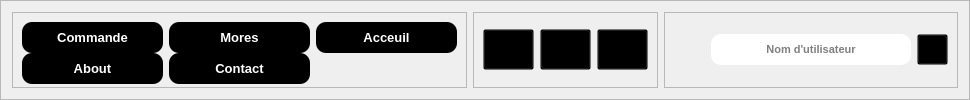
        <widget class="QFrame" name="frame">
         <property name="minimumSize">
          <size>
           <width>0</width>
           <height>100</height>
          </size>
         </property>
         <property name="maximumSize">
          <size>
           <width>16777215</width>
           <height>100</height>
          </size>
         </property>
         <property name="frameShape">
          <enum>QFrame::StyledPanel</enum>
         </property>
         <property name="frameShadow">
          <enum>QFrame::Raised</enum>
         </property>
         <layout class="QGridLayout" name="gridLayout_6">
          <item row="0" column="1">
           <widget class="QFrame" name="frame_8">
            <property name="frameShape">
             <enum>QFrame::StyledPanel</enum>
            </property>
            <property name="frameShadow">
             <enum>QFrame::Raised</enum>
            </property>
            <layout class="QHBoxLayout" name="horizontalLayout">
             <item>
              <widget class="QPushButton" name="voulume_moins_pushButton_5">
               <property name="minimumSize">
                <size>
                 <width>51</width>
                 <height>41</height>
                </size>
               </property>
               <property name="maximumSize">
                <size>
                 <width>51</width>
                 <height>41</height>
                </size>
               </property>
               <property name="toolTip">
                <string>Volume -</string>
               </property>
               <property name="styleSheet">
                <string notr="true">QPushButton{

	background-color: transparent;
border-color:none;
}
QPushButton:pressed{
background-color: rgb(199, 199, 199);
border-color:none;
border-radius:10px;
}</string>
               </property>
               <property name="text">
                <string/>
               </property>
               <property name="icon">
                <iconset>
                 <normaloff>images/icons8-voice-48.png</normaloff>images/icons8-voice-48.png</iconset>
               </property>
               <property name="iconSize">
                <size>
                 <width>40</width>
                 <height>40</height>
                </size>
               </property>
              </widget>
             </item>
             <item>
              <widget class="QPushButton" name="volume_mute_pushButton_6">
               <property name="minimumSize">
                <size>
                 <width>51</width>
                 <height>41</height>
                </size>
               </property>
               <property name="maximumSize">
                <size>
                 <width>51</width>
                 <height>41</height>
                </size>
               </property>
               <property name="toolTip">
                <string>volume mute</string>
               </property>
               <property name="styleSheet">
                <string notr="true">QPushButton{

	background-color: transparent;
border-color:none;
}
QPushButton:pressed{
background-color: rgb(199, 199, 199);
border-color:none;
border-radius:10px;
}</string>
               </property>
               <property name="text">
                <string/>
               </property>
               <property name="icon">
                <iconset>
                 <normaloff>images/icons8-no-audio-40.png</normaloff>images/icons8-no-audio-40.png</iconset>
               </property>
               <property name="iconSize">
                <size>
                 <width>30</width>
                 <height>30</height>
                </size>
               </property>
              </widget>
             </item>
             <item>
              <widget class="QPushButton" name="volume_plus_pushButton_7">
               <property name="minimumSize">
                <size>
                 <width>51</width>
                 <height>41</height>
                </size>
               </property>
               <property name="maximumSize">
                <size>
                 <width>51</width>
                 <height>41</height>
                </size>
               </property>
               <property name="toolTip">
                <string>Volume +</string>
               </property>
               <property name="styleSheet">
                <string notr="true">QPushButton{

	background-color: transparent;
border-color:none;
}
QPushButton:pressed{
background-color: rgb(199, 199, 199);
border-color:none;
border-radius:10px;
}</string>
               </property>
               <property name="text">
                <string/>
               </property>
               <property name="icon">
                <iconset>
                 <normaloff>images/icons8-voice-48.png</normaloff>images/icons8-voice-48.png</iconset>
               </property>
               <property name="iconSize">
                <size>
                 <width>40</width>
                 <height>40</height>
                </size>
               </property>
              </widget>
             </item>
            </layout>
           </widget>
          </item>
          <item row="0" column="2" alignment="Qt::AlignRight">
           <widget class="QFrame" name="frame_9">
            <property name="frameShape">
             <enum>QFrame::StyledPanel</enum>
            </property>
            <property name="frameShadow">
             <enum>QFrame::Raised</enum>
            </property>
            <layout class="QGridLayout" name="gridLayout_8">
             <item row="0" column="0">
              <widget class="QLabel" name="label">
               <property name="minimumSize">
                <size>
                 <width>31</width>
                 <height>31</height>
                </size>
               </property>
               <property name="maximumSize">
                <size>
                 <width>31</width>
                 <height>31</height>
                </size>
               </property>
               <property name="text">
                <string/>
               </property>
               <property name="pixmap">
                <pixmap>images/icons8-username-48.png</pixmap>
               </property>
               <property name="scaledContents">
                <bool>true</bool>
               </property>
              </widget>
             </item>
             <item row="0" column="1">
              <widget class="QLineEdit" name="utilisateur_lineEdit">
               <property name="minimumSize">
                <size>
                 <width>200</width>
                 <height>31</height>
                </size>
               </property>
               <property name="maximumSize">
                <size>
                 <width>300</width>
                 <height>31</height>
                </size>
               </property>
               <property name="font">
                <font>
                 <family>Arial</family>
                 <pointsize>8</pointsize>
                 <weight>75</weight>
                 <bold>true</bold>
                </font>
               </property>
               <property name="styleSheet">
                <string notr="true">QLineEdit{
background-color: rgb(255, 255, 255);
	color: rgb(0, 0, 0);

border-radius:10px;
}

QLineEdit:focus{

border-color:2px #3cfff9;
}</string>
               </property>
               <property name="text">
                <string/>
               </property>
               <property name="alignment">
                <set>Qt::AlignCenter</set>
               </property>
               <property name="placeholderText">
                <string>Nom d'utilisateur</string>
               </property>
              </widget>
             </item>
             <item row="0" column="2">
              <widget class="QPushButton" name="enregistre_pushButton_8">
               <property name="minimumSize">
                <size>
                 <width>31</width>
                 <height>31</height>
                </size>
               </property>
               <property name="maximumSize">
                <size>
                 <width>31</width>
                 <height>31</height>
                </size>
               </property>
               <property name="layoutDirection">
                <enum>Qt::LeftToRight</enum>
               </property>
               <property name="styleSheet">
                <string notr="true">QPushButton{

	background-color: transparent;
border-color:none;
}
QPushButton:pressed{
border-radius:10px;
	background-color: rgb(203, 203, 203);
}</string>
               </property>
               <property name="text">
                <string/>
               </property>
               <property name="icon">
                <iconset>
                 <normaloff>images/icons8-save-48.png</normaloff>images/icons8-save-48.png</iconset>
               </property>
               <property name="iconSize">
                <size>
                 <width>25</width>
                 <height>25</height>
                </size>
               </property>
              </widget>
             </item>
            </layout>
           </widget>
          </item>
          <item row="0" column="0">
           <widget class="QFrame" name="frame_7">
            <property name="frameShape">
             <enum>QFrame::StyledPanel</enum>
            </property>
            <property name="frameShadow">
             <enum>QFrame::Raised</enum>
            </property>
            <layout class="QGridLayout" name="gridLayout_7">
             <item row="1" column="1">
              <widget class="QPushButton" name="Contact_pushButton_4">
               <property name="minimumSize">
                <size>
                 <width>141</width>
                 <height>31</height>
                </size>
               </property>
               <property name="font">
                <font>
                 <family>Arial</family>
                 <pointsize>10</pointsize>
                 <weight>75</weight>
                 <bold>true</bold>
                </font>
               </property>
               <property name="styleSheet">
                <string notr="true">QPushButton{

	background-color: rgb(0, 0, 0);
	color: rgb(255, 255, 255);
border-radius:10px;
}
QPushButton:Hover{
background-color: rgb(255, 255, 255);
	color: rgb(0, 0, 0);

}
QPushButton:pressed{
background-color: rgb(198, 198, 198);

}
</string>
               </property>
               <property name="text">
                <string>Contact</string>
               </property>
               <property name="icon">
                <iconset>
                 <normaloff>images/icons8-contact-48.png</normaloff>images/icons8-contact-48.png</iconset>
               </property>
               <property name="iconSize">
                <size>
                 <width>18</width>
                 <height>18</height>
                </size>
               </property>
              </widget>
             </item>
             <item row="0" column="1">
              <widget class="QPushButton" name="Mores_pushButton_2">
               <property name="minimumSize">
                <size>
                 <width>141</width>
                 <height>31</height>
                </size>
               </property>
               <property name="font">
                <font>
                 <family>Arial</family>
                 <pointsize>10</pointsize>
                 <weight>75</weight>
                 <bold>true</bold>
                </font>
               </property>
               <property name="styleSheet">
                <string notr="true">QPushButton{

	background-color: rgb(0, 0, 0);
	color: rgb(255, 255, 255);
border-radius:10px;
}
QPushButton:Hover{
background-color: rgb(255, 255, 255);
	color: rgb(0, 0, 0);

}
QPushButton:pressed{
background-color: rgb(198, 198, 198);

}
</string>
               </property>
               <property name="text">
                <string>Mores</string>
               </property>
               <property name="icon">
                <iconset>
                 <normaloff>images/icons8-info-48 (1).png</normaloff>images/icons8-info-48 (1).png</iconset>
               </property>
               <property name="iconSize">
                <size>
                 <width>18</width>
                 <height>18</height>
                </size>
               </property>
              </widget>
             </item>
             <item row="0" column="0">
              <widget class="QPushButton" name="Commande_pushButton">
               <property name="minimumSize">
                <size>
                 <width>141</width>
                 <height>31</height>
                </size>
               </property>
               <property name="font">
                <font>
                 <family>Arial</family>
                 <pointsize>10</pointsize>
                 <weight>75</weight>
                 <bold>true</bold>
                </font>
               </property>
               <property name="styleSheet">
                <string notr="true">QPushButton{

	background-color: rgb(0, 0, 0);
	color: rgb(255, 255, 255);
border-radius:10px;
}
QPushButton:Hover{
background-color: rgb(255, 255, 255);
	color: rgb(0, 0, 0);

}
QPushButton:pressed{
background-color: rgb(198, 198, 198);

}
</string>
               </property>
               <property name="text">
                <string>Commande</string>
               </property>
               <property name="icon">
                <iconset>
                 <normaloff>images/icons8-plus-40.png</normaloff>images/icons8-plus-40.png</iconset>
               </property>
               <property name="iconSize">
                <size>
                 <width>18</width>
                 <height>18</height>
                </size>
               </property>
              </widget>
             </item>
             <item row="1" column="0">
              <widget class="QPushButton" name="About_pushButton_3">
               <property name="minimumSize">
                <size>
                 <width>141</width>
                 <height>31</height>
                </size>
               </property>
               <property name="font">
                <font>
                 <family>Arial</family>
                 <pointsize>10</pointsize>
                 <weight>75</weight>
                 <bold>true</bold>
                </font>
               </property>
               <property name="styleSheet">
                <string notr="true">QPushButton{

	background-color: rgb(0, 0, 0);
	color: rgb(255, 255, 255);
border-radius:10px;
}
QPushButton:Hover{
background-color: rgb(255, 255, 255);
	color: rgb(0, 0, 0);

}
QPushButton:pressed{
background-color: rgb(198, 198, 198);

}
</string>
               </property>
               <property name="text">
                <string>About</string>
               </property>
               <property name="icon">
                <iconset>
                 <normaloff>images/icons8-plus-40.png</normaloff>images/icons8-plus-40.png</iconset>
               </property>
               <property name="iconSize">
                <size>
                 <width>18</width>
                 <height>18</height>
                </size>
               </property>
              </widget>
             </item>
             <item row="0" column="2">
              <widget class="QPushButton" name="pushButton">
               <property name="minimumSize">
                <size>
                 <width>141</width>
                 <height>31</height>
                </size>
               </property>
               <property name="font">
                <font>
                 <family>Arial</family>
                 <pointsize>10</pointsize>
                 <weight>75</weight>
                 <bold>true</bold>
                </font>
               </property>
               <property name="styleSheet">
                <string notr="true">QPushButton{

	background-color: rgb(0, 0, 0);
	color: rgb(255, 255, 255);
border-radius:10px;
}
QPushButton:Hover{
background-color: rgb(255, 255, 255);
	color: rgb(0, 0, 0);

}
QPushButton:pressed{
background-color: rgb(198, 198, 198);

}
</string>
               </property>
               <property name="text">
                <string>Acceuil</string>
               </property>
               <property name="icon">
                <iconset>
                 <normaloff>images/icons8-reload-32.png</normaloff>images/icons8-reload-32.png</iconset>
               </property>
               <property name="iconSize">
                <size>
                 <width>25</width>
                 <height>25</height>
                </size>
               </property>
              </widget>
             </item>
            </layout>
           </widget>
          </item>
         </layout>
        </widget>
